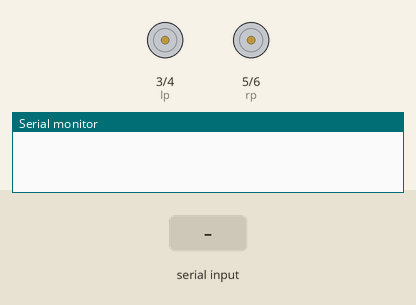
The sketch below on a simulated Arduino Uno, built with avr-gcc and run on an emulated ATmega328P. On the bench: motor-driver pin pairs drawn as motors (green arrow = first pin HIGH = forward, orange = second pin HIGH = backward, longer = more drive), the last lines printed to the serial monitor. The inputs (shaded band) are chosen by the test bench.

Above: at 1.2 s.
1.3 s: "f\n" received over Serial
At 1.6 s:
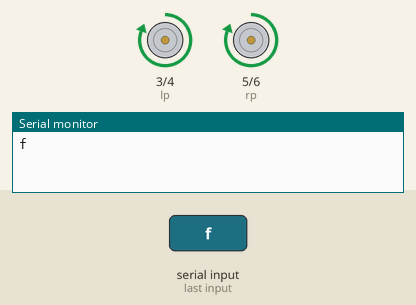
2.8 s: "b\n" received over Serial
At 4.0 s:
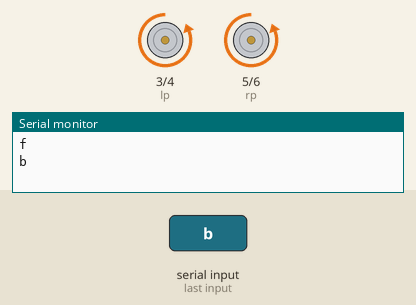
4.3 s: "r\n" received over Serial
At 5.1 s:
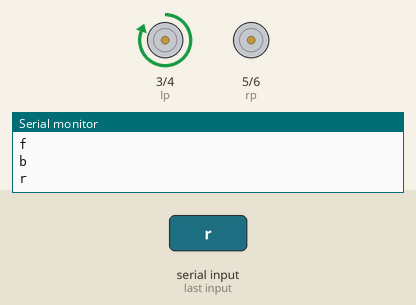
5.8 s: "l\n" received over Serial
At 6.3 s:
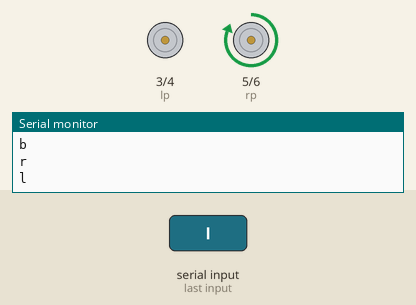
Timing chart, 0 to 8.3 s (numbered marks = the images above; inputs shaded):
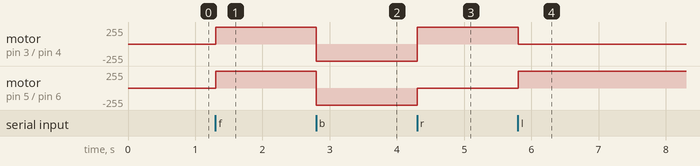

Measured:
- after the input at 1.3 s, motor on pin 3 (lp) / pin 4 (ln), motor on pin 5 (rp) / pin 6 (rn): stopped → forward 255/255 at once
- after the input at 2.8 s, motor on pin 3 (lp) / pin 4 (ln), motor on pin 5 (rp) / pin 6 (rn): forward 255/255 → backward 255/255 at once
- after the input at 4.3 s, motor on pin 3 (lp) / pin 4 (ln): backward 255/255 → forward 255/255 at once; motor on pin 5 (rp) / pin 6 (rn): backward 255/255 → stopped at once
- after the input at 5.8 s, motor on pin 3 (lp) / pin 4 (ln): forward 255/255 → stopped at once; motor on pin 5 (rp) / pin 6 (rn): stopped → forward 255/255 at once

The sketch:

hc-05_car-abhay-s.ino
```cpp
int lp = 3;//left motor positive
int ln = 4;//left motor negative
int rp = 5;//right motor positive
int rn = 6;//right motor negative
void setup()
{
  Serial.begin(9600);

  pinMode(lp,OUTPUT);
  pinMode(rp,OUTPUT);
  pinMode(ln,OUTPUT);
  pinMode(rn,OUTPUT);
}
void loop()
{
 if(Serial.available())
 {
   String value = Serial.readStringUntil('\n');
   Serial.println(value);
   if(value == "f")
   {
     digitalWrite(lp,HIGH);
     digitalWrite(rp,HIGH);
     digitalWrite(ln,LOW);
     digitalWrite(rn,LOW);
   }
   else if(value == "b")
   {
     digitalWrite(lp,LOW);
     digitalWrite(rp,LOW);
     digitalWrite(ln,HIGH);
     digitalWrite(rn,HIGH);
   }
   else if(value == "r")
   {
     digitalWrite(lp,HIGH);
     digitalWrite(rp,LOW);
     digitalWrite(ln,LOW);
     digitalWrite(rn,LOW);
   }
   else if(value == "l")
   {
     digitalWrite(lp,LOW);
     digitalWrite(rp,HIGH);
     digitalWrite(ln,LOW);
     digitalWrite(rn,LOW);
   }
   else if(value == "s")
   {
     digitalWrite(lp,LOW);
     digitalWrite(rp,LOW);
     digitalWrite(ln,LOW);
     digitalWrite(rn,LOW);
   }

 }
}
```
